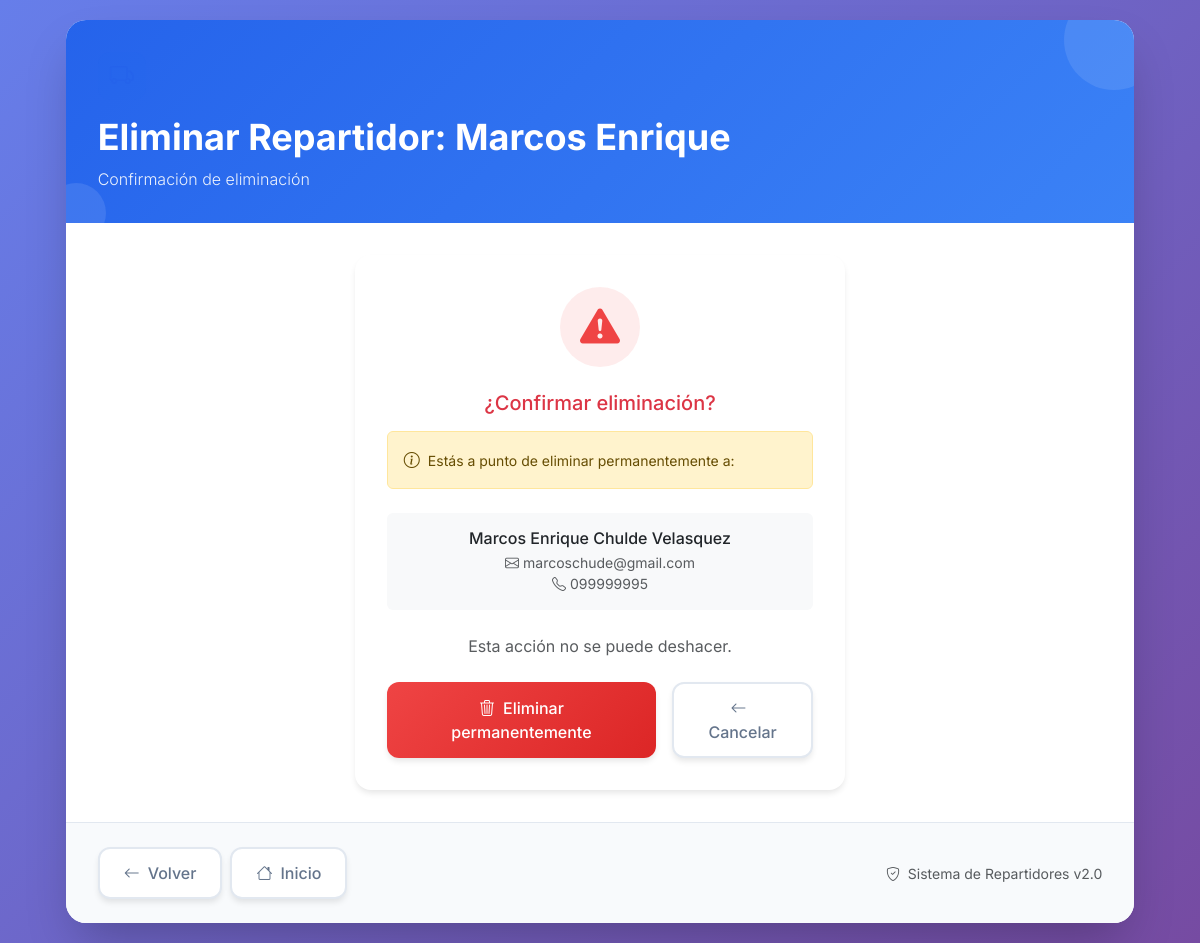
Page /productos/repartidores/eliminar/9/ on the committed database.
### CrudProducto/models.py (models this page shows, shortened)
class Persona(models.Model):
    nombre = models.CharField(max_length=100)
    apellidos = models.CharField(max_length=100)
    cedula = models.CharField(max_length=20, unique=True)
    telefono = models.CharField(max_length=15)
    correo = models.EmailField()
    class Meta:
        abstract = True  # No se creará tabla en la BD

class Repartidor(Persona):
    OPCIONES = [
        ('Si', 'Sí'),
        ('No', 'No'),
    ]
    disponible = models.CharField(
        max_length=2,
        choices=OPCIONES,
        default='Si',  # Establece un valor por defecto
        verbose_name="Disponibilidad"
    )

### CrudProducto/views.py (the view)
# urls.py: path('repartidores/eliminar/<int:id>/', views.eliminar_repartidor, name='eliminar_repartidor'),
def eliminar_repartidor(request, id):
    repartidor = get_object_or_404(Repartidor, pk=id)
    if request.method == 'POST':
        repartidor.delete()
        return redirect('productos:listar_repartidores')
    return render(request, 'repartidor.html', {
        'repartidor': repartidor,
        'title': f'Eliminar Repartidor: {repartidor.nombre}',
        'vista': 'delete'
    })

### CrudProducto/templates/repartidor.html (shortened to what this page needs)
<!DOCTYPE html>
<html lang="es">
<head>
    <link href="https://cdn.jsdelivr.net/npm/bootstrap@5.3.0/dist/css/bootstrap.min.css" rel="stylesheet">
    <link rel="stylesheet" href="https://cdn.jsdelivr.net/npm/bootstrap-icons@1.11.0/font/bootstrap-icons.css">
</head>
<body>
    <div class="container-fluid px-3">
        <div class="row justify-content-center">
            <div class="col-12 col-xl-11">
                <div class="main-container">
                    <div class="header-section">
                        <div class="icon-box icon-primary d-inline-flex">
                            <i class="bi bi-truck"></i>
                        </div>
                        <h1 class="header-title">{{ title }}</h1>
                        <p class="header-subtitle mb-0">
                            {% if vista == "lista" %}
                                Gestiona tu equipo de delivery de forma eficiente
                            {% elif vista == "form" %}
                                {% if form.instance.pk %}Actualizar información del repartidor{% else %}Agregar nuevo repartidor al equipo{% endif %}
                            {% elif vista == "delete" %}
                                Confirmación de eliminación
                            {% endif %}
                        </p>
                    </div>
                    <div class="content-section">
                        {% if vista == "lista" %}
                            <div class="d-flex justify-content-between align-items-center mb-4">
                                <div>
                                    <h5 class="mb-1">Lista de Repartidores</h5>
                                    <p class="text-muted mb-0">{{ repartidores|length }} repartidor{{ repartidores|length|pluralize:"es" }}</p>
                                </div>
                                <a href="{% url 'productos:crear_repartidor' %}" class="btn btn-success-elegant btn-elegant">
                                    <i class="bi bi-person-plus-fill me-2"></i>Nuevo Repartidor
                                </a>
                            </div>
                            <div class="table-responsive">
                                <table class="table table-elegant mb-0">
                                    <thead>
                                        <tr>
                                            <th><i class="bi bi-person me-2"></i>Repartidor</th>
                                            <th><i class="bi bi-card-text me-2"></i>Cédula</th>
                                            <th><i class="bi bi-telephone me-2"></i>Contacto</th>
                                            <th><i class="bi bi-check-circle me-2"></i>Estado</th>
                                            <th><i class="bi bi-gear me-2"></i>Acciones</th>
                                        </tr>
                                    </thead>
                                    <tbody>
                                        {% for r in repartidores %}
                                        <tr>
                                            <td>
                                                <div class="d-flex align-items-center">
                                                    <div class="icon-box icon-primary me-3" style="width: 40px; height: 40px; font-size: 1.2rem;">
                                                        <i class="bi bi-person-circle"></i>
                                                    </div>
                                                    <div>
                                                        <h6 class="mb-0">{{ r.nombre }} {{ r.apellidos }}</h6>
                                                        <small class="text-muted">{{ r.correo }}</small>
                                                    </div>
                                                </div>
                                            </td>
                                            <td>
                                                <code style="background: rgba(37, 99, 235, 0.1); color: var(--primary-color); padding: 4px 8px; border-radius: 6px;">{{ r.cedula }}</code>
                                            </td>
                                            <td>
                                                <div>
                                                    <small class="text-muted d-block"><i class="bi bi-telephone me-1"></i>{{ r.telefono }}</small>
                                                </div>
                                            </td>
                                            <td>
                                                {% if r.disponible == 'Si' %}
                                                    <span class="status-badge status-available">
                                                        <i class="bi bi-check-circle-fill me-1"></i>Disponible
                                                    </span>
                                                {% else %}
                                                    <span class="status-badge status-unavailable">
                                                        <i class="bi bi-x-circle-fill me-1"></i>No disponible
                                                    </span>
                                                {% endif %}
                                            </td>
                                            <td>
                                                <div class="action-buttons">
                                                    <a href="{% url 'productos:actualizar_repartidor' r.id %}"
                                                       class="btn btn-warning-elegant btn-sm-elegant btn-elegant"
                                                       title="Editar">
                                                        <i class="bi bi-pencil-square"></i>
                                                    </a>
                                                    <a href="{% url 'productos:eliminar_repartidor' r.id %}"
                                                       class="btn btn-danger-elegant btn-sm-elegant btn-elegant"
                                                       title="Eliminar">
                                                        <i class="bi bi-trash3"></i>
                                                    </a>
                                                </div>
                                            </td>
                                        </tr>
                                        {% empty %}
                                        <tr>
                                            <td colspan="5" class="text-center py-5">
                                                <div class="icon-box icon-primary mx-auto mb-3">
                                                    <i class="bi bi-inbox"></i>
                                                </div>
                                                <h6 class="text-muted">No hay repartidores registrados</h6>
                                                <p class="text-muted mb-0">Comienza agregando tu primer repartidor</p>
                                            </td>
                                        </tr>
                                        {% endfor %}
                                    </tbody>
                                </table>
                            </div>
                        {% elif vista == "delete" %}
                            <div class="row justify-content-center">
                                <div class="col-md-6">
                                    <div class="card-elegant border-danger">
                                        <div class="card-body delete-confirmation">
                                            <div class="delete-icon">
                                                <i class="bi bi-exclamation-triangle-fill"></i>
                                            </div>
                                            <h5 class="text-danger mb-3">¿Confirmar eliminación?</h5>
                                            <div class="alert alert-warning d-flex align-items-center mb-4" role="alert">
                                                <i class="bi bi-info-circle me-2"></i>
                                                <small>Estás a punto de eliminar permanentemente a:</small>
                                            </div>
                                            <div class="bg-light rounded p-3 mb-4">
                                                <h6 class="mb-1">{{ repartidor.nombre }} {{ repartidor.apellidos }}</h6>
                                                <small class="text-muted d-block"><i class="bi bi-envelope me-1"></i>{{ repartidor.correo }}</small>
                                                <small class="text-muted d-block"><i class="bi bi-telephone me-1"></i>{{ repartidor.telefono }}</small>
                                            </div>
                                            <p class="text-muted mb-4">Esta acción no se puede deshacer.</p>
                                            <form method="post" class="d-flex gap-3 justify-content-center">
                                                <button type="submit" class="btn btn-danger-elegant btn-elegant">
                                                    <i class="bi bi-trash3 me-2"></i>Eliminar permanentemente
                                                </button>
                                                <a href="{% url 'productos:listar_repartidores' %}" class="btn btn-outline-elegant btn-elegant">
                                                    <i class="bi bi-arrow-left me-2"></i>Cancelar
                                                </a>
                                            </form>
                                        </div>
                                    </div>
                                </div>
                            </div>
                        {% endif %}
                    </div>
                    <div class="footer-section">
                        <div class="d-flex flex-column flex-md-row justify-content-between align-items-center gap-3">
                            <div class="d-flex gap-2">
                                <button onclick="history.back()" class="btn btn-outline-elegant btn-elegant">
                                    <i class="bi bi-arrow-left me-2"></i>Volver
                                </button>
                                <a href="{% url 'home' %}" class="btn btn-outline-elegant btn-elegant">
                                    <i class="bi bi-house me-2"></i>Inicio
                                </a>
                            </div>
                            <div class="text-muted small">
                                <i class="bi bi-shield-check me-1"></i>
                                Sistema de Repartidores v2.0
                            </div>
                        </div>
                    </div>
                </div>
            </div>
        </div>
    </div>
</body>
</html>

### CrudProducto/templates/repartidor.html (style rules this page uses)
:root { --primary-color: #2563eb; --secondary-color: #64748b; --success-color: #10b981; --warning-color: #f59e0b; --danger-color: #ef4444; --dark-color: #1e293b; --light-color: #f8fafc; --border-color: #e2e8f0; }
body { font-family: 'Inter', sans-serif; background: linear-gradient(135deg, #667eea 0%, #764ba2 100%); min-height: 100vh; padding: 20px 0; }
.main-container { background: white; border-radius: 20px; box-shadow: 0 25px 50px -12px rgba(0, 0, 0, 0.25); overflow: hidden; backdrop-filter: blur(10px); }
.header-section { background: linear-gradient(135deg, var(--primary-color) 0%, #3b82f6 100%); color: white; padding: 2rem; position: relative; overflow: hidden; }
.header-section::before { content: ''; position: absolute; top: 0; right: 0; width: 100px; height: 100px; background: rgba(255, 255, 255, 0.1); border-radius: 50%; transform: translate(30px, -30px); }
.header-section::after { content: ''; position: absolute; bottom: 0; left: 0; width: 60px; height: 60px; background: rgba(255, 255, 255, 0.1); border-radius: 50%; transform: translate(-20px, 20px); }
.header-title { font-weight: 700; font-size: 2.25rem; margin: 0; position: relative; z-index: 1; }
.header-subtitle { font-weight: 300; opacity: 0.9; margin-top: 0.5rem; position: relative; z-index: 1; }
.content-section { padding: 2rem; }
.btn-elegant { border-radius: 12px; font-weight: 500; padding: 12px 24px; transition: all 0.3s ease; border: none; box-shadow: 0 4px 6px -1px rgba(0, 0, 0, 0.1); }
.btn-danger-elegant { background: linear-gradient(135deg, var(--danger-color) 0%, #dc2626 100%); color: white; }
.btn-outline-elegant { border: 2px solid var(--border-color); background: white; color: var(--secondary-color); font-weight: 500; }
.card-elegant { border-radius: 16px; border: none; box-shadow: 0 4px 6px -1px rgba(0, 0, 0, 0.1); overflow: hidden; }
.card-elegant .card-body { padding: 2rem; }
.footer-section { background: var(--light-color); padding: 1.5rem 2rem; border-top: 1px solid var(--border-color); }
.icon-box { width: 48px; height: 48px; border-radius: 12px; display: flex; align-items: center; justify-content: center; font-size: 1.5rem; margin-bottom: 1rem; }
.icon-primary { background: rgba(37, 99, 235, 0.1); color: var(--primary-color); }
.delete-confirmation { text-align: center; padding: 2rem; }
.delete-icon { width: 80px; height: 80px; border-radius: 50%; display: flex; align-items: center; justify-content: center; font-size: 2.5rem; margin: 0 auto 1.5rem; background: rgba(239, 68, 68, 0.1); color: var(--danger-color); }

### rows in the picture
Repartidor: nombre "Marcos Enrique", apellidos "Chulde Velasquez", correo "marcoschude@gmail.com", telefono "099999995"

### other values in the picture
{{ title }} "Eliminar Repartidor: Marcos Enrique"
